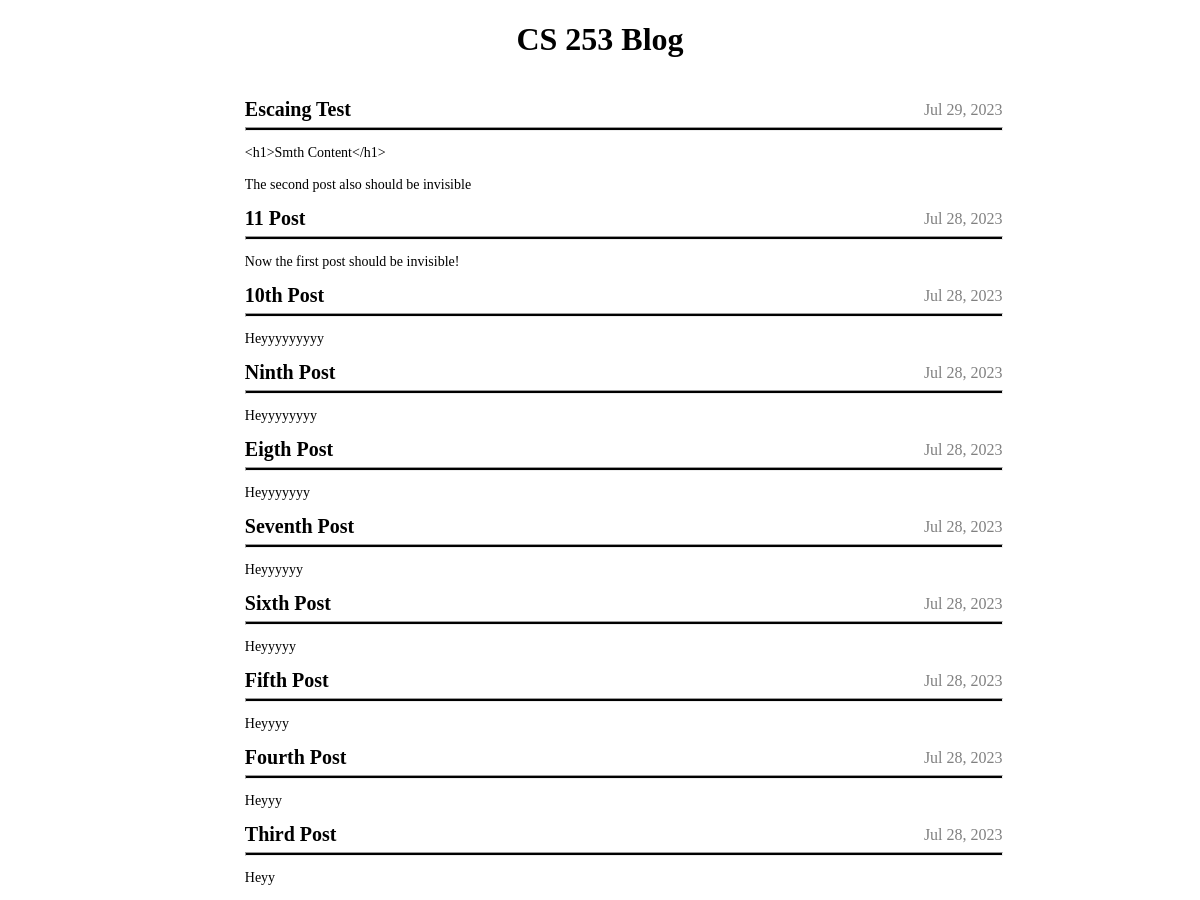
/blog, run on an earlier commit of the app's database.
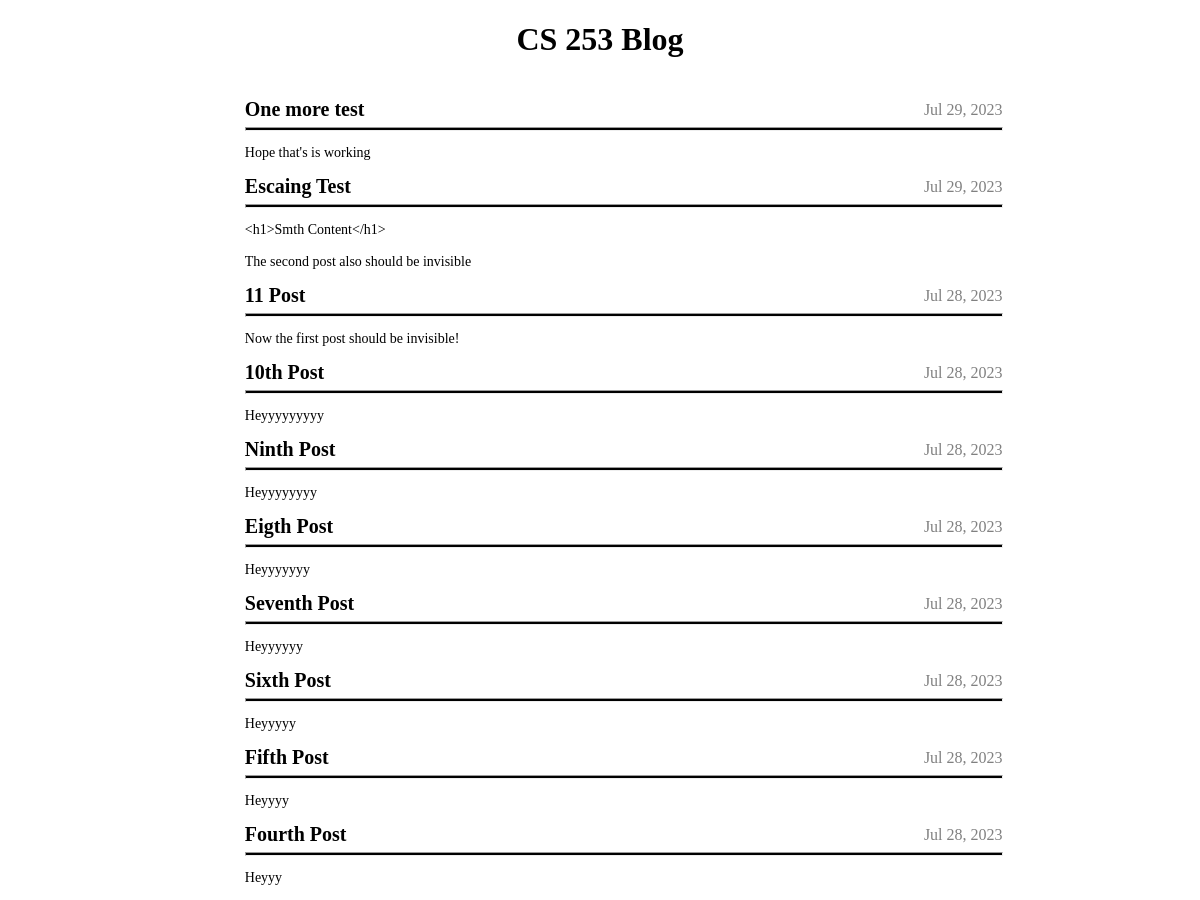
And on a later commit of the database.
### index.py (models this page shows)
class Post(db.Model):
    id = db.Column(db.Integer, primary_key = True)
    subject = db.Column(db.String(100), unique = True)
    content = db.Column(db.Text, unique = True)
    created = db.Column(db.DateTime, default = datetime.utcnow)

### index.py (the view)
@app.route("/blog")
def main_page():
    t = jinja_env.get_template("blog.html")
    posts = Post.query.order_by(Post.created.desc()).all()
    if len(posts) > 10:
        posts = posts[0:10]
    return t.render(posts=posts)

### templates/blog.html (shortened to what this page needs)
<!DOCTYPE html>
<html lang="en">
<head>
</head>
<body>
    <h1>CS 253 Blog</h1>
    <br>
    {% for post in posts %}
        <div class="post">
            <div class="subject">{{ post.subject }}</div>
            <div class="date">{{ post.created.date().strftime("%b %d, %Y") }}</div>
            <hr>
            <pre class="blog">{{ post.content }}</pre>
        </div>
    {% endfor %}
</body>
</html>

### templates/blog.html (style rules this page uses)
h1 { display: flex; justify-content: center; }
.subject { font-weight: bold; font-size: 20px; }
.blog { font-size: 14px; font-family: 'Times New Roman', Times, serif; }
hr { margin-right: 20%; height: 2px; background-color: black; }
.post { margin-left: 20%; }
.date { text-align: right; margin-right: 20%; margin-top: -20px; color: grey; }

What changed in the data, as far as the page shows it:
no longer on this page (row unchanged): Post: subject "Third Post", created "Jul 28, 2023", content "Heyy"
added Post: subject "One more test", created "Jul 29, 2023", content "Hope that's is working"
